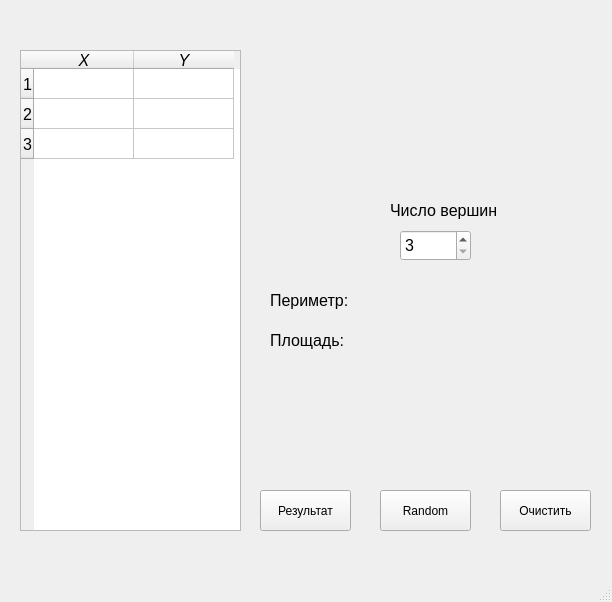
<?xml version="1.0" encoding="UTF-8"?>
<ui version="4.0">
 <class>MainWindow</class>
 <widget class="QMainWindow" name="MainWindow">
  <property name="geometry">
   <rect>
    <x>0</x>
    <y>0</y>
    <width>612</width>
    <height>602</height>
   </rect>
  </property>
  <property name="windowTitle">
   <string>MainWindow</string>
  </property>
  <widget class="QWidget" name="centralwidget">
   <widget class="QTableWidget" name="tableWidget">
    <property name="geometry">
     <rect>
      <x>20</x>
      <y>50</y>
      <width>221</width>
      <height>481</height>
     </rect>
    </property>
    <property name="font">
     <font>
      <pointsize>12</pointsize>
     </font>
    </property>
    <property name="rowCount">
     <number>3</number>
    </property>
    <row/>
    <row/>
    <row/>
    <column>
     <property name="text">
      <string>X</string>
     </property>
     <property name="font">
      <font>
       <italic>true</italic>
      </font>
     </property>
    </column>
    <column>
     <property name="text">
      <string>Y</string>
     </property>
     <property name="font">
      <font>
       <italic>true</italic>
      </font>
     </property>
    </column>
   </widget>
   <widget class="QPushButton" name="pushButton_res">
    <property name="geometry">
     <rect>
      <x>260</x>
      <y>490</y>
      <width>91</width>
      <height>41</height>
     </rect>
    </property>
    <property name="text">
     <string>Результат</string>
    </property>
   </widget>
   <widget class="QSpinBox" name="spinBox">
    <property name="geometry">
     <rect>
      <x>400</x>
      <y>230</y>
      <width>71</width>
      <height>31</height>
     </rect>
    </property>
    <property name="font">
     <font>
      <pointsize>12</pointsize>
     </font>
    </property>
    <property name="minimum">
     <number>3</number>
    </property>
    <property name="maximum">
     <number>10</number>
    </property>
    <property name="value">
     <number>3</number>
    </property>
   </widget>
   <widget class="QPushButton" name="pushButton_clear">
    <property name="geometry">
     <rect>
      <x>500</x>
      <y>490</y>
      <width>91</width>
      <height>41</height>
     </rect>
    </property>
    <property name="text">
     <string>Очистить</string>
    </property>
   </widget>
   <widget class="QLabel" name="label_3">
    <property name="geometry">
     <rect>
      <x>270</x>
      <y>290</y>
      <width>91</width>
      <height>21</height>
     </rect>
    </property>
    <property name="font">
     <font>
      <pointsize>12</pointsize>
     </font>
    </property>
    <property name="text">
     <string>Периметр:</string>
    </property>
   </widget>
   <widget class="QLabel" name="label_PArea">
    <property name="geometry">
     <rect>
      <x>370</x>
      <y>290</y>
      <width>171</width>
      <height>21</height>
     </rect>
    </property>
    <property name="font">
     <font>
      <pointsize>12</pointsize>
     </font>
    </property>
    <property name="text">
     <string/>
    </property>
   </widget>
   <widget class="QLabel" name="label_4">
    <property name="geometry">
     <rect>
      <x>270</x>
      <y>330</y>
      <width>91</width>
      <height>21</height>
     </rect>
    </property>
    <property name="font">
     <font>
      <pointsize>12</pointsize>
     </font>
    </property>
    <property name="text">
     <string>Площадь:</string>
    </property>
   </widget>
   <widget class="QLabel" name="label_SArea">
    <property name="geometry">
     <rect>
      <x>370</x>
      <y>330</y>
      <width>171</width>
      <height>21</height>
     </rect>
    </property>
    <property name="font">
     <font>
      <pointsize>12</pointsize>
     </font>
    </property>
    <property name="text">
     <string/>
    </property>
   </widget>
   <widget class="QLabel" name="label_2">
    <property name="geometry">
     <rect>
      <x>390</x>
      <y>200</y>
      <width>111</width>
      <height>21</height>
     </rect>
    </property>
    <property name="font">
     <font>
      <pointsize>12</pointsize>
     </font>
    </property>
    <property name="text">
     <string>Число вершин</string>
    </property>
   </widget>
   <widget class="QLabel" name="label_err">
    <property name="geometry">
     <rect>
      <x>270</x>
      <y>50</y>
      <width>321</width>
      <height>41</height>
     </rect>
    </property>
    <property name="palette">
     <palette>
      <active>
       <colorrole role="WindowText">
        <brush brushstyle="SolidPattern">
         <color alpha="255">
          <red>255</red>
          <green>0</green>
          <blue>0</blue>
         </color>
        </brush>
       </colorrole>
       <colorrole role="Button">
        <brush brushstyle="SolidPattern">
         <color alpha="255">
          <red>240</red>
          <green>240</green>
          <blue>240</blue>
         </color>
        </brush>
       </colorrole>
       <colorrole role="Light">
        <brush brushstyle="SolidPattern">
         <color alpha="255">
          <red>255</red>
          <green>255</green>
          <blue>255</blue>
         </color>
        </brush>
       </colorrole>
       <colorrole role="Midlight">
        <brush brushstyle="SolidPattern">
         <color alpha="255">
          <red>227</red>
          <green>227</green>
          <blue>227</blue>
         </color>
        </brush>
       </colorrole>
       <colorrole role="Dark">
        <brush brushstyle="SolidPattern">
         <color alpha="255">
          <red>160</red>
          <green>160</green>
          <blue>160</blue>
         </color>
        </brush>
       </colorrole>
       <colorrole role="Mid">
        <brush brushstyle="SolidPattern">
         <color alpha="255">
          <red>160</red>
          <green>160</green>
          <blue>160</blue>
         </color>
        </brush>
       </colorrole>
       <colorrole role="Text">
        <brush brushstyle="SolidPattern">
         <color alpha="255">
          <red>0</red>
          <green>0</green>
          <blue>0</blue>
         </color>
        </brush>
       </colorrole>
       <colorrole role="BrightText">
        <brush brushstyle="SolidPattern">
         <color alpha="255">
          <red>255</red>
          <green>255</green>
          <blue>255</blue>
         </color>
        </brush>
       </colorrole>
       <colorrole role="ButtonText">
        <brush brushstyle="SolidPattern">
         <color alpha="255">
          <red>0</red>
          <green>0</green>
          <blue>0</blue>
         </color>
        </brush>
       </colorrole>
       <colorrole role="Base">
        <brush brushstyle="SolidPattern">
         <color alpha="255">
          <red>255</red>
          <green>255</green>
          <blue>255</blue>
         </color>
        </brush>
       </colorrole>
       <colorrole role="Window">
        <brush brushstyle="SolidPattern">
         <color alpha="255">
          <red>240</red>
          <green>240</green>
          <blue>240</blue>
         </color>
        </brush>
       </colorrole>
       <colorrole role="Shadow">
        <brush brushstyle="SolidPattern">
         <color alpha="255">
          <red>105</red>
          <green>105</green>
          <blue>105</blue>
         </color>
        </brush>
       </colorrole>
       <colorrole role="Highlight">
        <brush brushstyle="SolidPattern">
         <color alpha="255">
          <red>0</red>
          <green>120</green>
          <blue>215</blue>
         </color>
        </brush>
       </colorrole>
       <colorrole role="HighlightedText">
        <brush brushstyle="SolidPattern">
         <color alpha="255">
          <red>255</red>
          <green>255</green>
          <blue>255</blue>
         </color>
        </brush>
       </colorrole>
       <colorrole role="Link">
        <brush brushstyle="SolidPattern">
         <color alpha="255">
          <red>0</red>
          <green>0</green>
          <blue>255</blue>
         </color>
        </brush>
       </colorrole>
       <colorrole role="LinkVisited">
        <brush brushstyle="SolidPattern">
         <color alpha="255">
          <red>255</red>
          <green>0</green>
          <blue>255</blue>
         </color>
        </brush>
       </colorrole>
       <colorrole role="AlternateBase">
        <brush brushstyle="SolidPattern">
         <color alpha="255">
          <red>245</red>
          <green>245</green>
          <blue>245</blue>
         </color>
        </brush>
       </colorrole>
       <colorrole role="NoRole">
        <brush brushstyle="NoBrush">
         <color alpha="255">
          <red>0</red>
          <green>0</green>
          <blue>0</blue>
         </color>
        </brush>
       </colorrole>
       <colorrole role="ToolTipBase">
        <brush brushstyle="SolidPattern">
         <color alpha="255">
          <red>255</red>
          <green>255</green>
          <blue>220</blue>
         </color>
        </brush>
       </colorrole>
       <colorrole role="ToolTipText">
        <brush brushstyle="SolidPattern">
         <color alpha="255">
          <red>0</red>
          <green>0</green>
          <blue>0</blue>
         </color>
        </brush>
       </colorrole>
       <colorrole role="PlaceholderText">
        <brush brushstyle="SolidPattern">
         <color alpha="128">
          <red>0</red>
          <green>0</green>
          <blue>0</blue>
         </color>
        </brush>
       </colorrole>
      </active>
      <inactive>
       <colorrole role="WindowText">
        <brush brushstyle="SolidPattern">
         <color alpha="255">
          <red>0</red>
          <green>0</green>
          <blue>0</blue>
         </color>
        </brush>
       </colorrole>
       <colorrole role="Button">
        <brush brushstyle="SolidPattern">
         <color alpha="255">
          <red>240</red>
          <green>240</green>
          <blue>240</blue>
         </color>
        </brush>
       </colorrole>
       <colorrole role="Light">
        <brush brushstyle="SolidPattern">
         <color alpha="255">
          <red>255</red>
          <green>255</green>
          <blue>255</blue>
         </color>
        </brush>
       </colorrole>
       <colorrole role="Midlight">
        <brush brushstyle="SolidPattern">
         <color alpha="255">
          <red>227</red>
          <green>227</green>
          <blue>227</blue>
         </color>
        </brush>
       </colorrole>
       <colorrole role="Dark">
        <brush brushstyle="SolidPattern">
         <color alpha="255">
          <red>160</red>
          <green>160</green>
          <blue>160</blue>
         </color>
        </brush>
       </colorrole>
       <colorrole role="Mid">
        <brush brushstyle="SolidPattern">
         <color alpha="255">
          <red>160</red>
          <green>160</green>
          <blue>160</blue>
         </color>
        </brush>
       </colorrole>
       <colorrole role="Text">
        <brush brushstyle="SolidPattern">
         <color alpha="255">
          <red>0</red>
          <green>0</green>
          <blue>0</blue>
         </color>
        </brush>
       </colorrole>
       <colorrole role="BrightText">
        <brush brushstyle="SolidPattern">
         <color alpha="255">
          <red>255</red>
          <green>255</green>
          <blue>255</blue>
         </color>
        </brush>
       </colorrole>
       <colorrole role="ButtonText">
        <brush brushstyle="SolidPattern">
         <color alpha="255">
          <red>0</red>
          <green>0</green>
          <blue>0</blue>
         </color>
        </brush>
       </colorrole>
       <colorrole role="Base">
        <brush brushstyle="SolidPattern">
         <color alpha="255">
          <red>255</red>
          <green>255</green>
          <blue>255</blue>
         </color>
        </brush>
       </colorrole>
       <colorrole role="Window">
        <brush brushstyle="SolidPattern">
         <color alpha="255">
          <red>240</red>
          <green>240</green>
          <blue>240</blue>
         </color>
        </brush>
       </colorrole>
       <colorrole role="Shadow">
        <brush brushstyle="SolidPattern">
         <color alpha="255">
          <red>105</red>
          <green>105</green>
          <blue>105</blue>
         </color>
        </brush>
       </colorrole>
       <colorrole role="Highlight">
        <brush brushstyle="SolidPattern">
         <color alpha="255">
          <red>240</red>
          <green>240</green>
          <blue>240</blue>
         </color>
        </brush>
       </colorrole>
       <colorrole role="HighlightedText">
        <brush brushstyle="SolidPattern">
         <color alpha="255">
          <red>0</red>
          <green>0</green>
          <blue>0</blue>
         </color>
        </brush>
       </colorrole>
       <colorrole role="Link">
        <brush brushstyle="SolidPattern">
         <color alpha="255">
          <red>0</red>
          <green>0</green>
          <blue>255</blue>
         </color>
        </brush>
       </colorrole>
       <colorrole role="LinkVisited">
        <brush brushstyle="SolidPattern">
         <color alpha="255">
          <red>255</red>
          <green>0</green>
          <blue>255</blue>
         </color>
        </brush>
       </colorrole>
       <colorrole role="AlternateBase">
        <brush brushstyle="SolidPattern">
         <color alpha="255">
          <red>245</red>
          <green>245</green>
          <blue>245</blue>
         </color>
        </brush>
       </colorrole>
       <colorrole role="NoRole">
        <brush brushstyle="NoBrush">
         <color alpha="255">
          <red>0</red>
          <green>0</green>
          <blue>0</blue>
         </color>
        </brush>
       </colorrole>
       <colorrole role="ToolTipBase">
        <brush brushstyle="SolidPattern">
         <color alpha="255">
          <red>255</red>
          <green>255</green>
          <blue>220</blue>
         </color>
        </brush>
       </colorrole>
       <colorrole role="ToolTipText">
        <brush brushstyle="SolidPattern">
         <color alpha="255">
          <red>0</red>
          <green>0</green>
          <blue>0</blue>
         </color>
        </brush>
       </colorrole>
       <colorrole role="PlaceholderText">
        <brush brushstyle="SolidPattern">
         <color alpha="128">
          <red>0</red>
          <green>0</green>
          <blue>0</blue>
         </color>
        </brush>
       </colorrole>
      </inactive>
      <disabled>
       <colorrole role="WindowText">
        <brush brushstyle="SolidPattern">
         <color alpha="255">
          <red>120</red>
          <green>120</green>
          <blue>120</blue>
         </color>
        </brush>
       </colorrole>
       <colorrole role="Button">
        <brush brushstyle="SolidPattern">
         <color alpha="255">
          <red>240</red>
          <green>240</green>
          <blue>240</blue>
         </color>
        </brush>
       </colorrole>
       <colorrole role="Light">
        <brush brushstyle="SolidPattern">
         <color alpha="255">
          <red>255</red>
          <green>255</green>
          <blue>255</blue>
         </color>
        </brush>
       </colorrole>
       <colorrole role="Midlight">
        <brush brushstyle="SolidPattern">
         <color alpha="255">
          <red>247</red>
          <green>247</green>
          <blue>247</blue>
         </color>
        </brush>
       </colorrole>
       <colorrole role="Dark">
        <brush brushstyle="SolidPattern">
         <color alpha="255">
          <red>160</red>
          <green>160</green>
          <blue>160</blue>
         </color>
        </brush>
       </colorrole>
       <colorrole role="Mid">
        <brush brushstyle="SolidPattern">
         <color alpha="255">
          <red>160</red>
          <green>160</green>
          <blue>160</blue>
         </color>
        </brush>
       </colorrole>
       <colorrole role="Text">
        <brush brushstyle="SolidPattern">
         <color alpha="255">
          <red>120</red>
          <green>120</green>
          <blue>120</blue>
         </color>
        </brush>
       </colorrole>
       <colorrole role="BrightText">
        <brush brushstyle="SolidPattern">
         <color alpha="255">
          <red>255</red>
          <green>255</green>
          <blue>255</blue>
         </color>
        </brush>
       </colorrole>
       <colorrole role="ButtonText">
        <brush brushstyle="SolidPattern">
         <color alpha="255">
          <red>120</red>
          <green>120</green>
          <blue>120</blue>
         </color>
        </brush>
       </colorrole>
       <colorrole role="Base">
        <brush brushstyle="SolidPattern">
         <color alpha="255">
          <red>240</red>
          <green>240</green>
          <blue>240</blue>
         </color>
        </brush>
       </colorrole>
       <colorrole role="Window">
        <brush brushstyle="SolidPattern">
         <color alpha="255">
          <red>240</red>
          <green>240</green>
          <blue>240</blue>
         </color>
        </brush>
       </colorrole>
       <colorrole role="Shadow">
        <brush brushstyle="SolidPattern">
         <color alpha="255">
          <red>0</red>
          <green>0</green>
          <blue>0</blue>
         </color>
        </brush>
       </colorrole>
       <colorrole role="Highlight">
        <brush brushstyle="SolidPattern">
         <color alpha="255">
          <red>0</red>
          <green>120</green>
          <blue>215</blue>
         </color>
        </brush>
       </colorrole>
       <colorrole role="HighlightedText">
        <brush brushstyle="SolidPattern">
         <color alpha="255">
          <red>255</red>
          <green>255</green>
          <blue>255</blue>
         </color>
        </brush>
       </colorrole>
       <colorrole role="Link">
        <brush brushstyle="SolidPattern">
         <color alpha="255">
          <red>0</red>
          <green>0</green>
          <blue>255</blue>
         </color>
        </brush>
       </colorrole>
       <colorrole role="LinkVisited">
        <brush brushstyle="SolidPattern">
         <color alpha="255">
          <red>255</red>
          <green>0</green>
          <blue>255</blue>
         </color>
        </brush>
       </colorrole>
       <colorrole role="AlternateBase">
        <brush brushstyle="SolidPattern">
         <color alpha="255">
          <red>245</red>
          <green>245</green>
          <blue>245</blue>
         </color>
        </brush>
       </colorrole>
       <colorrole role="NoRole">
        <brush brushstyle="NoBrush">
         <color alpha="255">
          <red>0</red>
          <green>0</green>
          <blue>0</blue>
         </color>
        </brush>
       </colorrole>
       <colorrole role="ToolTipBase">
        <brush brushstyle="SolidPattern">
         <color alpha="255">
          <red>255</red>
          <green>255</green>
          <blue>220</blue>
         </color>
        </brush>
       </colorrole>
       <colorrole role="ToolTipText">
        <brush brushstyle="SolidPattern">
         <color alpha="255">
          <red>0</red>
          <green>0</green>
          <blue>0</blue>
         </color>
        </brush>
       </colorrole>
       <colorrole role="PlaceholderText">
        <brush brushstyle="SolidPattern">
         <color alpha="128">
          <red>0</red>
          <green>0</green>
          <blue>0</blue>
         </color>
        </brush>
       </colorrole>
      </disabled>
     </palette>
    </property>
    <property name="font">
     <font>
      <pointsize>12</pointsize>
     </font>
    </property>
    <property name="text">
     <string/>
    </property>
   </widget>
   <widget class="QPushButton" name="Random">
    <property name="geometry">
     <rect>
      <x>380</x>
      <y>490</y>
      <width>91</width>
      <height>41</height>
     </rect>
    </property>
    <property name="text">
     <string>Random</string>
    </property>
   </widget>
  </widget>
  <widget class="QMenuBar" name="menubar">
   <property name="geometry">
    <rect>
     <x>0</x>
     <y>0</y>
     <width>612</width>
     <height>21</height>
    </rect>
   </property>
  </widget>
  <widget class="QStatusBar" name="statusbar"/>
 </widget>
 <resources/>
 <connections/>
</ui>
